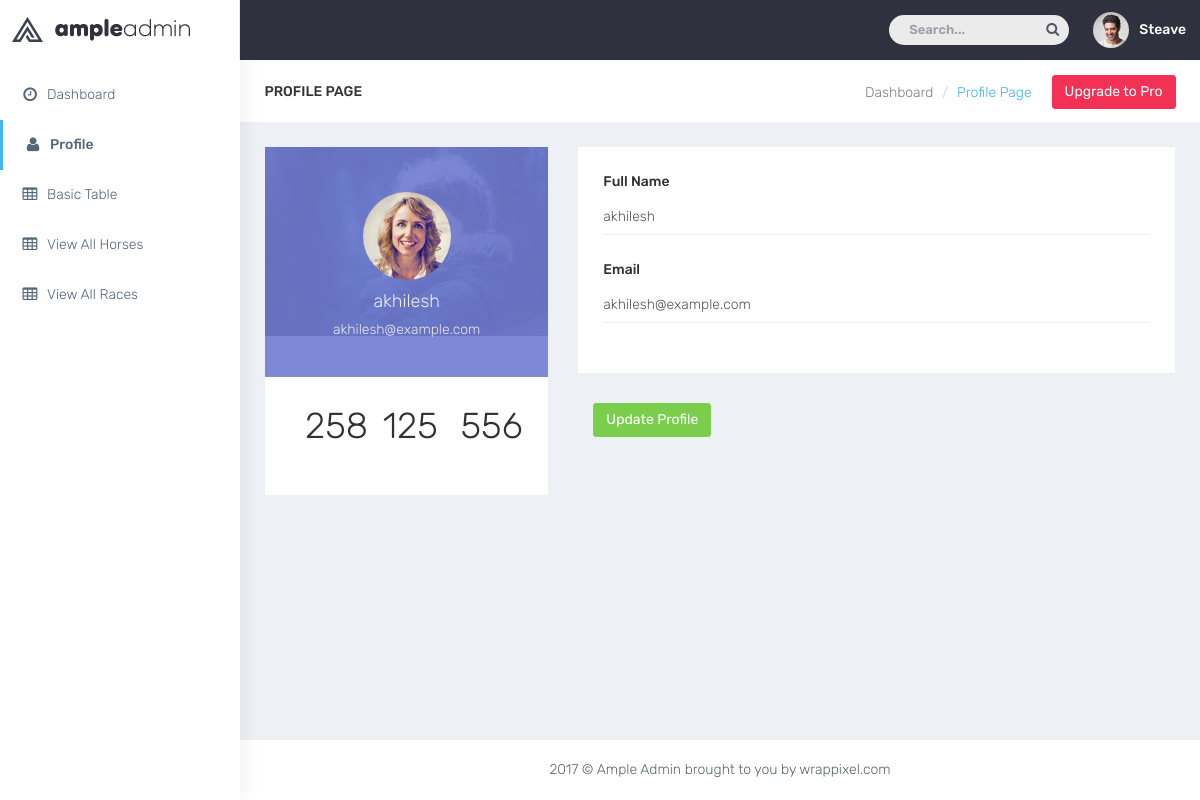
The page /frontend/admin/profile.php (signed in) on the database its author committed.
### tables this page shows
CREATE TABLE `user` (
  `user_id` int(11) NOT NULL,
  `user_name` varchar(40) NOT NULL,
  `email` varchar(75) NOT NULL,
  `password` varchar(255) NOT NULL
);

### frontend/admin/profile.php (the view, shortened to what this page needs)
<?php session_start();
include('tables_head.php'); ?>
<?php include('admin_nav.php');
?>
<div id="page-wrapper">
    <div class="container-fluid">
        <div class="row bg-title">
            <div class="col-lg-3 col-md-4 col-sm-4 col-xs-12">
                <h4 class="page-title">Profile page</h4>
            </div>
            <div class="col-lg-9 col-sm-8 col-md-8 col-xs-12">
                <a href="https://wrappixel.com/templates/ampleadmin/" target="_blank" class="btn btn-danger pull-right m-l-20 hidden-xs hidden-sm waves-effect waves-light">Upgrade to Pro</a>
                <ol class="breadcrumb">
                    <li><a href="#">Dashboard</a></li>
                    <li class="active">Profile Page</li>
                </ol>
            </div>
        </div>
        <?php
        include('../../global/serverconnectionafterlogin.php');
        $username = $_SESSION['user_name'];
        $profilequery = "SELECT * from user where user_name='$username'";
        $selection = $conn->prepare($profilequery);
        $selection->execute();
        $users = $selection->fetchAll();
        foreach ($users as $user) {
        }
        ?>
        <div class="row">
            <div class="col-md-4 col-xs-12">
                <div class="white-box">
                    <div class="user-bg"> <img width="100%" alt="user" src="../../plugins/images/large/img1.jpg">
                        <div class="overlay-box">
                            <div class="user-content">
                                <a href="javascript:void(0)"><img src="../../plugins/images/users/genu.jpg" class="thumb-lg img-circle" alt="img"></a>
                                <h4 class="text-white"><?php echo $user['user_name']; ?></h4>
                                <h5 class="text-white"><?php echo $user['email']; ?></h5>
                            </div>
                        </div>
                    </div>
                    <div class="user-btm-box">
                        <div class="col-md-4 col-sm-4 text-center">
                            <h1>258</h1>
                        </div>
                        <div class="col-md-4 col-sm-4 text-center">
                            <h1>125</h1>
                        </div>
                        <div class="col-md-4 col-sm-4 text-center">
                            <h1>556</h1>
                        </div>
                    </div>
                </div>
            </div>
            <div class="col-md-8 col-xs-12">
                <div class="white-box">
                    <form class="form-horizontal form-material">
                        <div class="form-group">
                            <label class="col-md-12">Full Name</label>
                            <div class="col-md-12">
                                <input type="text" value="<?php echo $user['user_name']; ?>" class="form-control form-control-line"> </div>
                        </div>
                        <div class="form-group">
                            <label for="example-email" class="col-md-12">Email</label>
                            <div class="col-md-12">
                                <input type="email" value="<?php echo $user['email']; ?>" class="form-control form-control-line" name="example-email" id="example-email"> </div>
                        </div>
                        </div>
                        <div class="form-group">
                            <div class="col-sm-12">
                                <button class="btn btn-success">Update Profile</button>
                            </div>
                        </div>
                </div>
            </div>
        </div>
    </div>
    <footer class="footer text-center"> 2017 &copy; Ample Admin brought to you by wrappixel.com </footer>
</div>
</body>
</html>

### css/colors/default.css (style rules this page uses)
body { background: #fff; }
.bg-title .breadcrumb .active { color: #41b3f9; }

### rows shown on the page
user: user_name "akhilesh", email "akhilesh@example.com", example-email "akhilesh@example.com"
